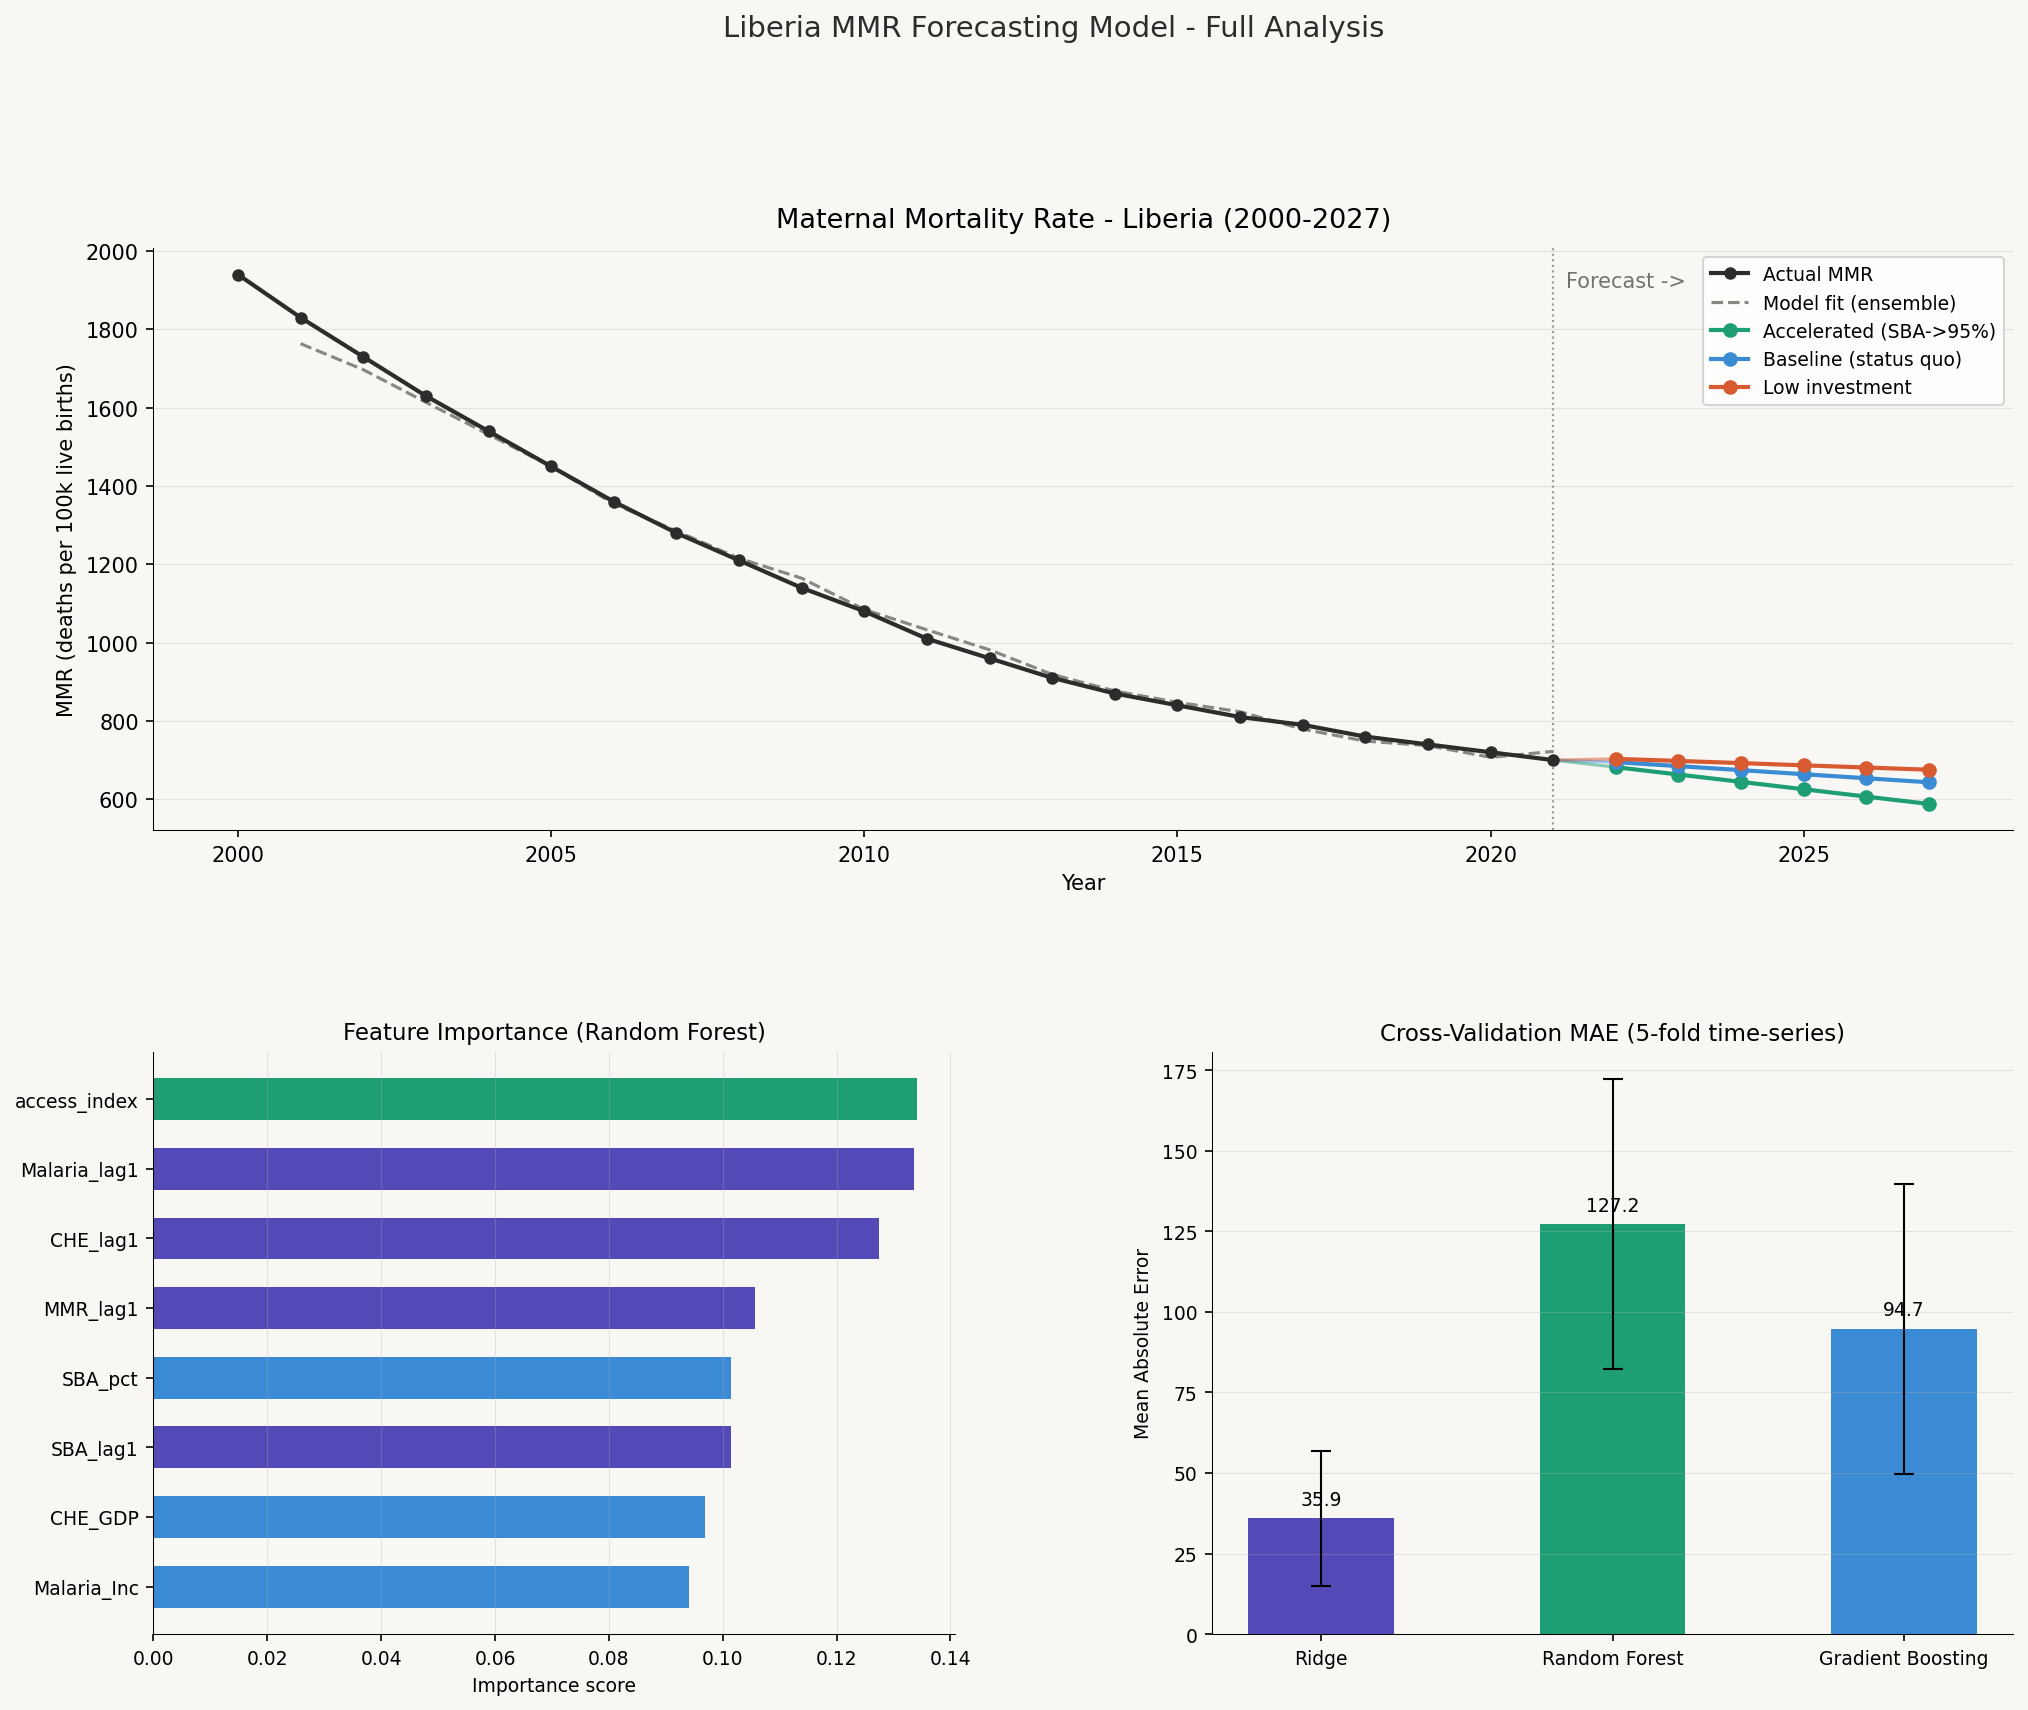

This chart was generated by the following Python code:
"""
Maternal Mortality Rate (MMR) Forecasting Model - Liberia (2000-2021)
=====================================================================
This script builds a full ML pipeline for forecasting MMR, including:
  - Feature engineering (lags, rates-of-change, composite index)
  - Time-aware cross-validation (no data leakage)
  - Three models: Ridge regression, Random Forest, Gradient Boosting
  - Policy scenario simulation
  - Forecast to 2027

Usage:
    python mmr_forecast_liberia.py
"""

import pandas as pd
import numpy as np
import warnings
import matplotlib
matplotlib.use('Agg')
import matplotlib.pyplot as plt
import matplotlib.gridspec as gridspec
from pathlib import Path
from sklearn.linear_model import Ridge
from sklearn.ensemble import RandomForestRegressor, GradientBoostingRegressor
from sklearn.preprocessing import StandardScaler
from sklearn.metrics import mean_absolute_error, mean_squared_error, r2_score
from sklearn.model_selection import TimeSeriesSplit

warnings.filterwarnings('ignore')

DATA_PATH = Path('liberia_health_dataset_cleaned.csv')
OUTPUT_PLOT = Path('mmr_forecast_liberia.png')


def load_data(path: Path = DATA_PATH) -> pd.DataFrame:
    if not path.exists():
        raise FileNotFoundError(f'Data file not found: {path.resolve()}')
    df = pd.read_csv(path)
    return df.sort_values('Year').reset_index(drop=True)


def engineer_features(df: pd.DataFrame) -> pd.DataFrame:
    fe = df.copy()
    fe['SBA_lag1'] = fe['SBA_pct'].shift(1)
    fe['CHE_lag1'] = fe['CHE_GDP'].shift(1)
    fe['Malaria_lag1'] = fe['Malaria_Inc'].shift(1)
    fe['SBA_delta'] = fe['SBA_pct'].diff()
    fe['CHE_delta'] = fe['CHE_GDP'].diff()
    fe['Malaria_delta'] = fe['Malaria_Inc'].diff()
    fe['MMR_lag1'] = fe['MMR'].shift(1)
    fe['access_index'] = (
        (fe['SBA_pct'] - fe['SBA_pct'].min()) /
        (fe['SBA_pct'].max() - fe['SBA_pct'].min()) * 0.6 +
        (fe['CHE_GDP'] - fe['CHE_GDP'].min()) /
        (fe['CHE_GDP'].max() - fe['CHE_GDP'].min()) * 0.4
    )
    fe['time_idx'] = fe['Year'] - fe['Year'].min()
    return fe


def forecast_scenario(last_row: dict,
                      final_ridge,
                      final_rf,
                      final_gb,
                      scaler: StandardScaler,
                      df: pd.DataFrame,
                      FEATURES: list,
                      n_years: int = 6,
                      sba_growth: float = 1.0,
                      che_growth: float = 0.3,
                      malaria_reduction: float = 9.0,
                      label: str = 'Baseline') -> pd.DataFrame:
    rows = []
    last = last_row.copy()

    for i in range(1, n_years + 1):
        yr = 2021 + i
        sba = min(100, last['SBA_pct'] + sba_growth)
        che = last['CHE_GDP'] + che_growth
        malaria = max(100, last['Malaria_Inc'] - malaria_reduction)
        row = {
            'SBA_pct': sba,
            'SBA_lag1': last['SBA_pct'],
            'SBA_delta': sba - last['SBA_pct'],
            'CHE_GDP': che,
            'CHE_lag1': last['CHE_GDP'],
            'CHE_delta': che - last['CHE_GDP'],
            'Malaria_Inc': malaria,
            'Malaria_lag1': last['Malaria_Inc'],
            'Malaria_delta': malaria - last['Malaria_Inc'],
            'MMR_lag1': last['MMR'],
            'access_index': (
                (sba - df.SBA_pct.min()) / (df.SBA_pct.max() - df.SBA_pct.min()) * 0.6 +
                (che - df.CHE_GDP.min()) / (df.CHE_GDP.max() - df.CHE_GDP.min()) * 0.4
            ),
            'time_idx': yr - df.Year.min(),
        }
        row_df = pd.DataFrame([row])[FEATURES]
        row_sc = scaler.transform(row_df)
        pred_r = final_ridge.predict(row_sc)[0]
        pred_rf = final_rf.predict(row_df)[0]
        pred_gb = final_gb.predict(row_df)[0]
        pred = max(300, (pred_r + pred_rf + pred_gb) / 3)
        row['MMR'] = pred
        rows.append({'Year': yr, 'MMR_pred': pred, 'scenario': label})
        last = row

    return pd.DataFrame(rows)


def main():
    df = load_data()
    print('=' * 60)
    print('MATERNAL MORTALITY FORECASTING - LIBERIA')
    print('=' * 60)
    print(f"\nDataset: {len(df)} years ({df.Year.min()}-{df.Year.max()})")
    print(f"MMR range: {df.MMR.max()} (2000) -> {df.MMR.min()} (2021)")
    print(f"Total reduction: {df.MMR.max() - df.MMR.min()} deaths / 100k live births")

    fe_df = engineer_features(df)
    fe_df = fe_df.dropna().reset_index(drop=True)

    FEATURES = [
        'SBA_pct', 'SBA_lag1', 'SBA_delta',
        'CHE_GDP', 'CHE_lag1', 'CHE_delta',
        'Malaria_Inc', 'Malaria_lag1', 'Malaria_delta',
        'MMR_lag1', 'access_index', 'time_idx',
    ]
    TARGET = 'MMR'
    X = fe_df[FEATURES]
    y = fe_df[TARGET]

    print(f"\n{'-' * 60}")
    print('FEATURE ENGINEERING SUMMARY')
    print(f"{'-' * 60}")
    print(f"Engineered features: {len(FEATURES)}")
    print(f"Training rows available (after lags): {len(X)}")
    print('\nFeature groups:')
    print('  [Policy levers]  SBA_pct, CHE_GDP, Malaria_Inc')
    print('  [Lagged (t-1)]   SBA_lag1, CHE_lag1, Malaria_lag1')
    print('  [Momentum]       SBA_delta, CHE_delta, Malaria_delta')
    print('  [Autoregressive] MMR_lag1')
    print('  [Composite]      access_index')
    print('  [Time]           time_idx')

    print(f"\n{'-' * 60}")
    print('TIME-SERIES CROSS-VALIDATION (no data leakage)')
    print(f"{'-' * 60}")

    tscv = TimeSeriesSplit(n_splits=5, test_size=3)
    models = {
        'Ridge Regression': Ridge(alpha=10.0),
        'Random Forest': RandomForestRegressor(n_estimators=100, max_depth=3, random_state=42),
        'Gradient Boosting': GradientBoostingRegressor(n_estimators=100, max_depth=2, learning_rate=0.1, random_state=42),
    }
    scaler = StandardScaler()
    cv_results = {name: {'mae': [], 'rmse': [], 'r2': []} for name in models}

    for train_idx, test_idx in tscv.split(X):
        X_train, X_test = X.iloc[train_idx], X.iloc[test_idx]
        y_train, y_test = y.iloc[train_idx], y.iloc[test_idx]
        X_train_sc = scaler.fit_transform(X_train)
        X_test_sc = scaler.transform(X_test)

        for name, model in models.items():
            if name == 'Ridge Regression':
                model.fit(X_train_sc, y_train)
                preds = model.predict(X_test_sc)
            else:
                model.fit(X_train, y_train)
                preds = model.predict(X_test)

            cv_results[name]['mae'].append(mean_absolute_error(y_test, preds))
            cv_results[name]['rmse'].append(np.sqrt(mean_squared_error(y_test, preds)))
            cv_results[name]['r2'].append(r2_score(y_test, preds))

    print(f"\n{'Model':<22} {'MAE':>8} {'RMSE':>8} {'R2':>8}")
    print('-' * 50)
    best_model_name = None
    best_mae = float('inf')
    for name, res in cv_results.items():
        mae = np.mean(res['mae'])
        rmse = np.mean(res['rmse'])
        r2 = np.mean(res['r2'])
        flag = ' <- best' if mae < best_mae else ''
        if mae < best_mae:
            best_mae = mae
            best_model_name = name
        print(f"{name:<22} {mae:>8.1f} {rmse:>8.1f} {r2:>8.3f}{flag}")

    print(f"\n{'-' * 60}")
    print(f'FINAL MODEL: {best_model_name} (trained on full dataset)')
    print(f"{'-' * 60}")

    X_sc = scaler.fit_transform(X)
    final_ridge = Ridge(alpha=10.0).fit(X_sc, y)
    final_rf = RandomForestRegressor(n_estimators=100, max_depth=3, random_state=42).fit(X, y)
    final_gb = GradientBoostingRegressor(n_estimators=100, max_depth=2, learning_rate=0.1, random_state=42).fit(X, y)

    ridge_fitted = final_ridge.predict(X_sc)
    rf_fitted = final_rf.predict(X)
    gb_fitted = final_gb.predict(X)
    ensemble_fit = (ridge_fitted + rf_fitted + gb_fitted) / 3

    print(f"\nIn-sample MAE (ensemble): {mean_absolute_error(y, ensemble_fit):.1f}")
    print(f"In-sample R2  (ensemble): {r2_score(y, ensemble_fit):.4f}")

    feat_imp = pd.Series(final_rf.feature_importances_, index=FEATURES).sort_values(ascending=False)
    print('\nTop feature importances (Random Forest):')
    for feat, imp in feat_imp.head(6).items():
        bar = '█' * int(imp * 40)
        print(f'  {feat:<20} {imp:.3f}  {bar}')

    scenarios = {
        'Baseline (status quo)': dict(sba_growth=1.0, che_growth=0.3, malaria_reduction=9.0),
        'Accelerated (SBA->95%)': dict(sba_growth=2.5, che_growth=0.6, malaria_reduction=12.0),
        'Low investment': dict(sba_growth=0.5, che_growth=0.1, malaria_reduction=4.0),
    }

    print(f"\n{'-' * 60}")
    print('FORECAST 2022-2027 - SCENARIO ANALYSIS')
    print(f"{'-' * 60}")
    forecast_dfs = []
    for label, params in scenarios.items():
        fcast = forecast_scenario(
            last_row=fe_df.iloc[-1].to_dict(),
            final_ridge=final_ridge,
            final_rf=final_rf,
            final_gb=final_gb,
            scaler=scaler,
            df=df,
            FEATURES=FEATURES,
            label=label,
            **params,
        )
        forecast_dfs.append(fcast)
        print(f"\n{label}")
        for _, row in fcast.iterrows():
            print(f"  {int(row.Year)}: {row.MMR_pred:.0f}")

    all_forecasts = pd.concat(forecast_dfs)

    fig = plt.figure(figsize=(16, 12))
    fig.patch.set_facecolor('#F8F7F4')
    gs = gridspec.GridSpec(2, 2, figure=fig, hspace=0.38, wspace=0.32)
    colors = {
        'Baseline (status quo)': '#3B8BD4',
        'Accelerated (SBA->95%)': '#1D9E75',
        'Low investment': '#D85A30',
    }

    ax1 = fig.add_subplot(gs[0, :])
    ax1.set_facecolor('#F8F7F4')
    ax1.plot(df.Year, df.MMR, 'o-', color='#2C2C2A', linewidth=2, markersize=5, label='Actual MMR', zorder=5)
    ax1.plot(fe_df['Year'], ensemble_fit, '--', color='#888780', linewidth=1.5, label='Model fit (ensemble)', zorder=4)

    for label, grp in all_forecasts.groupby('scenario'):
        bridge_x = [df.Year.iloc[-1], grp.Year.iloc[0]]
        bridge_y = [df.MMR.iloc[-1], grp.MMR_pred.iloc[0]]
        ax1.plot(bridge_x, bridge_y, '-', color=colors[label], linewidth=1.5, alpha=0.5)
        ax1.plot(grp.Year, grp.MMR_pred, 'o-', color=colors[label], linewidth=2, markersize=6, label=label)

    ax1.axvline(df.Year.iloc[-1], color='#73726c', linewidth=1, linestyle=':', alpha=0.7)
    ax1.text(df.Year.iloc[-1] + 0.2, ax1.get_ylim()[1] * 0.95, 'Forecast ->', fontsize=10, color='#73726c')
    ax1.set_title('Maternal Mortality Rate - Liberia (2000-2027)', fontsize=13, fontweight='normal', pad=10)
    ax1.set_ylabel('MMR (deaths per 100k live births)', fontsize=10)
    ax1.set_xlabel('Year', fontsize=10)
    ax1.legend(fontsize=9, loc='upper right')
    ax1.grid(axis='y', alpha=0.3, linewidth=0.5)
    ax1.spines[['top','right']].set_visible(False)
    for sp in ['left', 'bottom']:
        ax1.spines[sp].set_linewidth(0.5)

    ax2 = fig.add_subplot(gs[1, 0])
    ax2.set_facecolor('#F8F7F4')
    feat_colors = ['#534AB7' if 'lag' in f or 'delta' in f else '#1D9E75' if 'access' in f or 'time' in f else '#3B8BD4' for f in feat_imp.index]
    feat_imp_plot = feat_imp.head(8)
    ax2.barh(feat_imp_plot.index[::-1], feat_imp_plot.values[::-1], color=feat_colors[:8][::-1], height=0.6)
    ax2.set_title('Feature Importance (Random Forest)', fontsize=11, fontweight='normal')
    ax2.set_xlabel('Importance score', fontsize=9)
    ax2.spines[['top', 'right']].set_visible(False)
    for sp in ['left', 'bottom']:
        ax2.spines[sp].set_linewidth(0.5)
    ax2.grid(axis='x', alpha=0.3, linewidth=0.5)
    ax2.tick_params(labelsize=9)

    ax3 = fig.add_subplot(gs[1, 1])
    ax3.set_facecolor('#F8F7F4')
    model_names = list(cv_results.keys())
    mae_means = [np.mean(cv_results[n]['mae']) for n in model_names]
    mae_stds = [np.std(cv_results[n]['mae']) for n in model_names]
    bar_colors = ['#534AB7', '#1D9E75', '#3B8BD4']
    short_names = ['Ridge', 'Random Forest', 'Gradient Boosting']
    bars2 = ax3.bar(short_names, mae_means, yerr=mae_stds, capsize=5, color=bar_colors, width=0.5, error_kw={'linewidth': 1})
    ax3.set_title('Cross-Validation MAE (5-fold time-series)', fontsize=11, fontweight='normal')
    ax3.set_ylabel('Mean Absolute Error', fontsize=9)
    ax3.spines[['top', 'right']].set_visible(False)
    for sp in ['left', 'bottom']:
        ax3.spines[sp].set_linewidth(0.5)
    ax3.grid(axis='y', alpha=0.3, linewidth=0.5)
    for bar, val in zip(bars2, mae_means):
        ax3.text(bar.get_x() + bar.get_width() / 2, bar.get_height() + 3, f'{val:.1f}', ha='center', va='bottom', fontsize=9)
    ax3.tick_params(labelsize=9)

    plt.suptitle('Liberia MMR Forecasting Model - Full Analysis', fontsize=14, fontweight='normal', y=1.01, color='#2C2C2A')
    fig.savefig(OUTPUT_PLOT, dpi=150, bbox_inches='tight', facecolor='#F8F7F4')
    print(f"\nPlot saved: {OUTPUT_PLOT}")

    print(f"\n{'=' * 60}")
    print('POLICY SIMULATION RESULTS (2027 projections)')
    print(f"{'=' * 60}")
    for label, grp in all_forecasts.groupby('scenario'):
        mmr_2027 = grp[grp.Year == 2027].MMR_pred.values[0]
        mmr_2021 = df.MMR.iloc[-1]
        reduction = mmr_2021 - mmr_2027
        print(f"\n{label}")
        print(f"  Projected MMR 2027 : {mmr_2027:.0f}")
        print(f"  Reduction from 2021: {reduction:.0f} ({reduction/mmr_2021*100:.1f}%)")

    print(f"\n{'-' * 60}")
    print('KEY INSIGHT: Every +1% SBA coverage correlates with')
    coef_df = pd.Series(final_ridge.coef_, index=FEATURES)
    sba_coef = coef_df['SBA_pct']
    print(f"  ~{abs(sba_coef):.0f} fewer maternal deaths per 100k live births")
    print(f"  (Ridge coeff = {sba_coef:.1f}, scaled features)")
    print('-' * 60)


if __name__ == '__main__':
    main()
